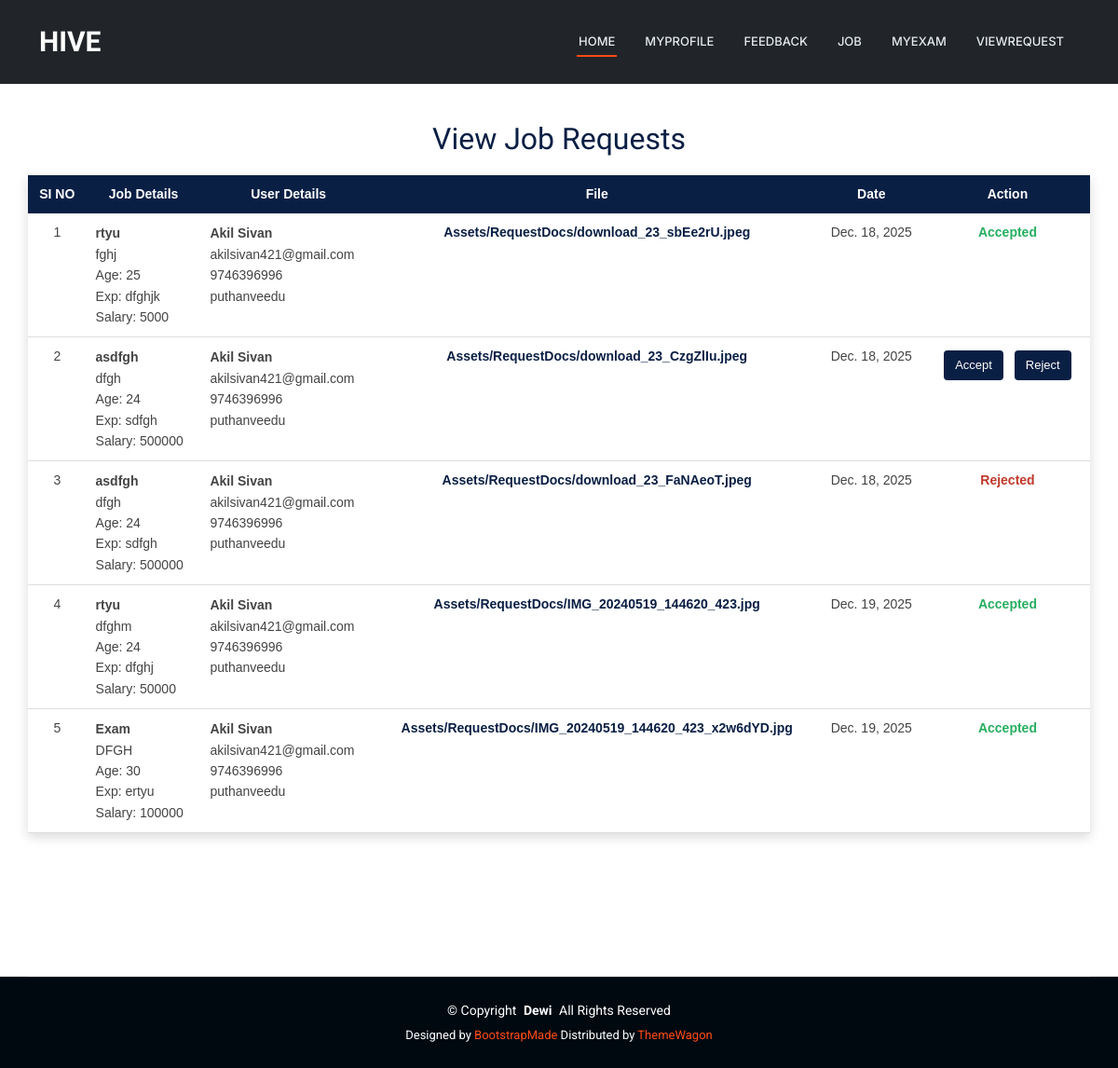
/JobProvider/ViewRequest/ (signed in), run on an earlier commit of the app's database.
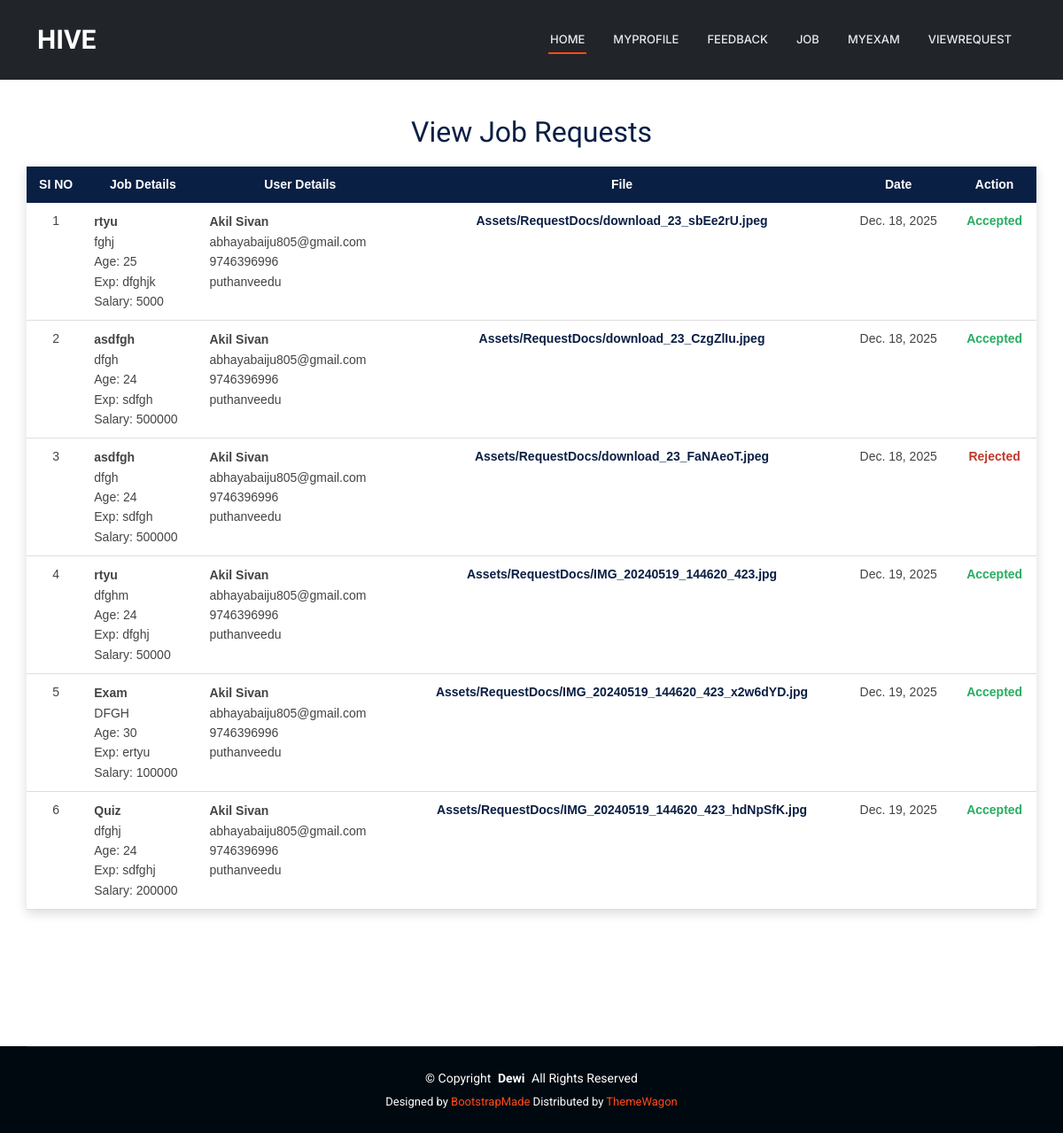
And on a later commit of the database.
### User/models.py (models this page shows)
class tbl_request(models.Model):
    request_date=models.DateField(auto_now_add=True)
    request_status=models.IntegerField(default=0)
    request_file=models.FileField(upload_to="Assets/RequestDocs/")
    job_id=models.ForeignKey(tbl_job,on_delete=models.CASCADE)
    user_id=models.ForeignKey(tbl_user,on_delete=models.CASCADE)

### JobProvider/models.py (models this page shows)
class tbl_job(models.Model):
    job_title=models.CharField(max_length=50)
    job_content=models.CharField(max_length=50)
    job_requriedage=models.CharField(max_length=50)
    job_experience=models.CharField(max_length=50)
    job_salary=models.CharField(max_length=50)
    job_lastdate=models.DateField()
    job_date=models.DateField(auto_now_add=True)
    job_status=models.IntegerField(default=0)
    jobprovider_id=models.ForeignKey(tbl_jobprovider,on_delete=models.CASCADE)
    jobcategory_id=models.ForeignKey(tbl_jobcategory,on_delete=models.CASCADE)
    jobtype_id=models.ForeignKey(tbl_jobtype,on_delete=models.CASCADE)

### Guest/models.py (models this page shows)
class tbl_user(models.Model):
    user_name = models.CharField(max_length=50)
    user_email = models.CharField(max_length=50)
    user_contact = models.CharField(max_length=50)
    user_address = models.CharField(max_length=100)
    user_gender = models.CharField(max_length=50)
    user_dob = models.DateField()
    user_password = models.CharField(max_length=50)
    user_photo = models.FileField(upload_to="Assets/UserDocs/")
    place = models.ForeignKey(tbl_place,on_delete=models.CASCADE)

### JobProvider/views.py (the view)
# urls.py: path('ViewRequest/',views.ViewRequest,name="ViewRequest"),
def ViewRequest(request):
    viewrequestdata=tbl_request.objects.filter(user_id=request.session['uid'])
    return render(request,"JobProvider/ViewRequest.html",{"viewrequestdata":viewrequestdata})

### JobProvider/Templates/JobProvider/ViewRequest.html (shortened to what this page needs)
{% extends 'JobProvider/Header.html' %}
{% block content %}
<div class="jp-request-wrapper">
    <h2 class="jp-request-title">View Job Requests</h2>
    <table class="jp-request-table">
        <thead>
            <tr>
                <th>SI NO</th>
                <th>Job Details</th>
                <th>User Details</th>
                <th>File</th>
                <th>Date</th>
                <th>Action</th>
            </tr>
        </thead>
        <tbody>
            {% for i in viewrequestdata %}
            <tr>
                <td align="center">{{ forloop.counter }}</td>
                <td class="jp-request-job">
                    <strong>{{ i.job_id.job_title }}</strong><br>
                    {{ i.job_id.job_content }}<br>
                    Age: {{ i.job_id.job_requriedage }}<br>
                    Exp: {{ i.job_id.job_experience }}<br>
                    Salary: {{ i.job_id.job_salary }}
                </td>
                <td class="jp-request-user">
                    <strong>{{ i.user_id.user_name }}</strong><br>
                    {{ i.user_id.user_email }}<br>
                    {{ i.user_id.user_contact }}<br>
                    {{ i.user_id.user_address }}
                </td>
                <td class="jp-request-file">
                    {{ i.request_file }}
                </td>
                <td align="center">
                    {{ i.request_date }}
                </td>
                <td class="jp-request-actions" align="center">
                    {% if i.request_status == 0 %}
                        <a href="{% url 'JobProvider:Accept' i.id %}">Accept</a>
                        <a href="{% url 'JobProvider:Reject' i.id %}">Reject</a>
                    {% elif i.request_status == 1 %}
                        <span class="jp-status-accepted">Accepted</span>
                    {% elif i.request_status == 2 %}
                        <span class="jp-status-rejected">Rejected</span>
                    {% endif %}
                </td>
            </tr>
            {% endfor %}
        </tbody>
    </table>
</div>
{% endblock %}

### JobProvider/Templates/JobProvider/Header.html (shortened to what this page needs)
{% load static %}
<!DOCTYPE html>
<html lang="en">
<head>
    <link href="{% static 'Main/assets/vendor/bootstrap/css/bootstrap.min.css' %}" rel="stylesheet">
    <link href="{% static 'Main/assets/vendor/bootstrap-icons/bootstrap-icons.css' %}" rel="stylesheet">
    <link href="{% static 'Main/assets/vendor/aos/aos.css' %}" rel="stylesheet">
    <link href="{% static 'Main/assets/vendor/glightbox/css/glightbox.min.css' %}" rel="stylesheet">
    <link href="{% static 'Main/assets/vendor/swiper/swiper-bundle.min.css' %}" rel="stylesheet">
    <link rel="stylesheet" href="https://cdnjs.cloudflare.com/ajax/libs/font-awesome/7.0.1/css/all.min.css">
    <link href="{% static 'Main/assets/css/main.css' %}" rel="stylesheet">
</head>
<body class="index-page">
    <header id="header" class="header d-flex align-items-center fixed-top bg-dark">
        <div class="container-fluid container-xl position-relative d-flex align-items-center">
            <a href="index.html" class="logo d-flex align-items-center me-auto">
                <h1 class="rubik-gemstones-regular">HIVE</h1>
            </a>
            <nav id="navmenu" class="navmenu">
                <ul>
                    <li><a href="{% url 'JobProvider:HomePage' %}" class="active">Home</a></li>
                    <li><a href="{% url 'JobProvider:MyProfile' %}">MyProfile</a></li>
                    <li><a href="{% url 'JobProvider:Feedback' %}">Feedback</a></li>
                    <li><a href="{% url 'JobProvider:Job' %}">Job</a></li>
                    <li><a href="{% url 'JobProvider:MyExam' %}">MyExam</a></li>
                    <li><a href="{% url 'JobProvider:ViewRequest' %}">ViewRequest</a></li>
            </nav>
        </div>
    </header>
    <main class="main">
        <div style="padding-top: 100px;padding-bottom: 100px;" align="center">
            {% block content %}
            {% endblock %}
        </div>
        </main>
        <footer id="footer" class="footer dark-background">
            <div class="container copyright text-center mt-4">
                <p>© <span>Copyright</span> <strong class="px-1 sitename">Dewi</strong> <span>All Rights Reserved</span>
                </p>
                <div class="credits">
                    Designed by <a href="https://bootstrapmade.com/">BootstrapMade</a> Distributed by <a
                        href=“https://themewagon.com>ThemeWagon
                </div>
            </div>
        </footer>
</body>
</html>

### Guest/static/Main/assets/css/main.css (style rules this page uses)
:root { --default-font: "Roboto", system-ui, -apple-system, "Segoe UI", Roboto, "Helvetica Neue", Arial, "Noto Sans", "Liberation Sans", sans-serif, "Apple Color Emoji", "Segoe UI Emoji", "Segoe UI Symbol", "Noto Color Emoji"; --heading-font: "Raleway", sans-serif; --nav-font: "Inter", sans-serif; }
:root { --background-color: #ffffff; --default-color: #444444; --heading-color: #273d4e; --accent-color: #ff4a17; --surface-color: #ffffff; --contrast-color: #ffffff; }
:root { --nav-color: #e5eaee; --nav-hover-color: #ff4a17; --nav-mobile-background-color: #ffffff; --nav-dropdown-background-color: #ffffff; --nav-dropdown-color: #444444; --nav-dropdown-hover-color: #ff4a17; }
.dark-background { --background-color: #000910; --default-color: #ffffff; --heading-color: #ffffff; --surface-color: #28323a; --contrast-color: #ffffff; }
:root { scroll-behavior: smooth; }
body { color: var(--default-color); background-color: var(--background-color); font-family: var(--default-font); }
a { color: var(--accent-color); text-decoration: none; transition: 0.3s; }
h1, h2, h3, h4, h5, h6 { color: var(--heading-color); font-family: var(--heading-font); }
.header { --background-color: rgba(0, 0, 0, 0); --default-color: #ffffff; --heading-color: #ffffff; color: var(--default-color); background-color: var(--background-color); padding: 20px 0; transition: all 0.5s; z-index: 997; }
.header .logo { line-height: 1; }
.header .logo h1 { font-size: 30px; margin: 0; font-weight: 700; color: var(--heading-color); }
@media (max-width: 1200px) { .header .logo { order: 1; } }
@media (max-width: 1200px) { .header .navmenu { order: 3; } }
@media (min-width: 1200px) { .navmenu { padding: 0; } }
@media (min-width: 1200px) { .navmenu ul { margin: 0; padding: 0; display: flex; list-style: none; align-items: center; } }
@media (min-width: 1200px) { .navmenu li { position: relative; } }
@media (min-width: 1200px) { .navmenu>ul>li { white-space: nowrap; padding: 15px 14px; } }
@media (min-width: 1200px) { .navmenu a, .navmenu a:focus { color: var(--nav-color); font-size: 13px; padding: 0 2px; font-family: var(--nav-font); font-weight: 500; display: flex; align-items: center; justify-content: space-between; white-space: nowrap; transition: 0.3s; position: relative; text-transform: uppercase; } }
@media (min-width: 1200px) { .navmenu>ul>li>a:before { content: ""; position: absolute; height: 2px; bottom: -6px; left: 0; background-color: var(--nav-hover-color); visibility: hidden; width: 0px; transition: all 0.3s ease-in-out 0s; } }
@media (min-width: 1200px) { .navmenu a:hover:before, .navmenu li:hover>a:before, .navmenu .active:before { visibility: visible; width: 100%; } }
@media (min-width: 1200px) { .navmenu li:hover>a, .navmenu .active, .navmenu .active:focus { color: color-mix(in srgb, var(--nav-color) 90%, white 15%); } }
.footer { color: var(--default-color); background-color: var(--background-color); font-size: 14px; position: relative; }
.footer .copyright { padding: 25px 0; border-top: 1px solid color-mix(in srgb, var(--default-color), transparent 90%); }
.footer .copyright p { margin-bottom: 0; }
.footer .credits { margin-top: 6px; font-size: 13px; }

### JobProvider/Templates/JobProvider/Header.html (style rules this page uses)
.rubik-gemstones-regular { font-family: "Rubik Gemstones", system-ui; font-weight: 400; font-style: normal; }

### JobProvider/Templates/JobProvider/ViewRequest.html (style rules this page uses)
.jp-request-wrapper { width: 95%; margin: 30px auto; font-family: Arial, sans-serif; }
.jp-request-title { text-align: center; margin-bottom: 20px; color: #0a1f44; }
.jp-request-table { width: 100%; border-collapse: collapse; background-color: #ffffff; box-shadow: 0 4px 12px rgba(0,0,0,0.15); }
.jp-request-table th { background-color: #0a1f44; color: #ffffff; padding: 10px; font-size: 14px; text-align: center; }
.jp-request-table td { padding: 10px; font-size: 14px; vertical-align: top; border-bottom: 1px solid #ddd; }
.jp-request-job, .jp-request-user { line-height: 1.6; }
.jp-request-file { text-align: center; font-weight: bold; color: #0a1f44; }
.jp-status-accepted { color: #27ae60; font-weight: bold; }
.jp-status-rejected { color: #c0392b; font-weight: bold; }

What changed in the data, as far as the page shows it:
changed through a linked row, tbl_request "Assets/RequestDocs/download_23_sbEe2rU.jpeg": user_id.user_email "akilsivan421@gmail.com" → "abhayabaiju805@gmail.com"
changed tbl_request "Assets/RequestDocs/download_23_CzgZlIu.jpeg": user_id.user_email "akilsivan421@gmail.com" → "abhayabaiju805@gmail.com"; request_status "Accept Reject" → "Accepted"
changed through a linked row, tbl_request "Assets/RequestDocs/download_23_FaNAeoT.jpeg": user_id.user_email "akilsivan421@gmail.com" → "abhayabaiju805@gmail.com"
changed through a linked row, tbl_request "Assets/RequestDocs/IMG_20240519_144620_423.jpg": user_id.user_email "akilsivan421@gmail.com" → "abhayabaiju805@gmail.com"
changed through a linked row, tbl_request "Assets/RequestDocs/IMG_20240519_144620_423_x2w6dYD.jpg": user_id.user_email "akilsivan421@gmail.com" → "abhayabaiju805@gmail.com"
added tbl_request: job_id.job_title "Quiz", job_id.job_content "dfghj", job_id.job_requriedage "24", job_id.job_experience "sdfghj", job_id.job_salary "200000", user_id.user_name "Akil Sivan", user_id.user_email "abhayabaiju805@gmail.com", user_id.user_contact "9746396996", user_id.user_address "puthanveedu", request_file "Assets/RequestDocs/IMG_20240519_144620_423_hdNpSfK.jpg", request_date "Dec. 19, 2025", request_status "Accepted"
